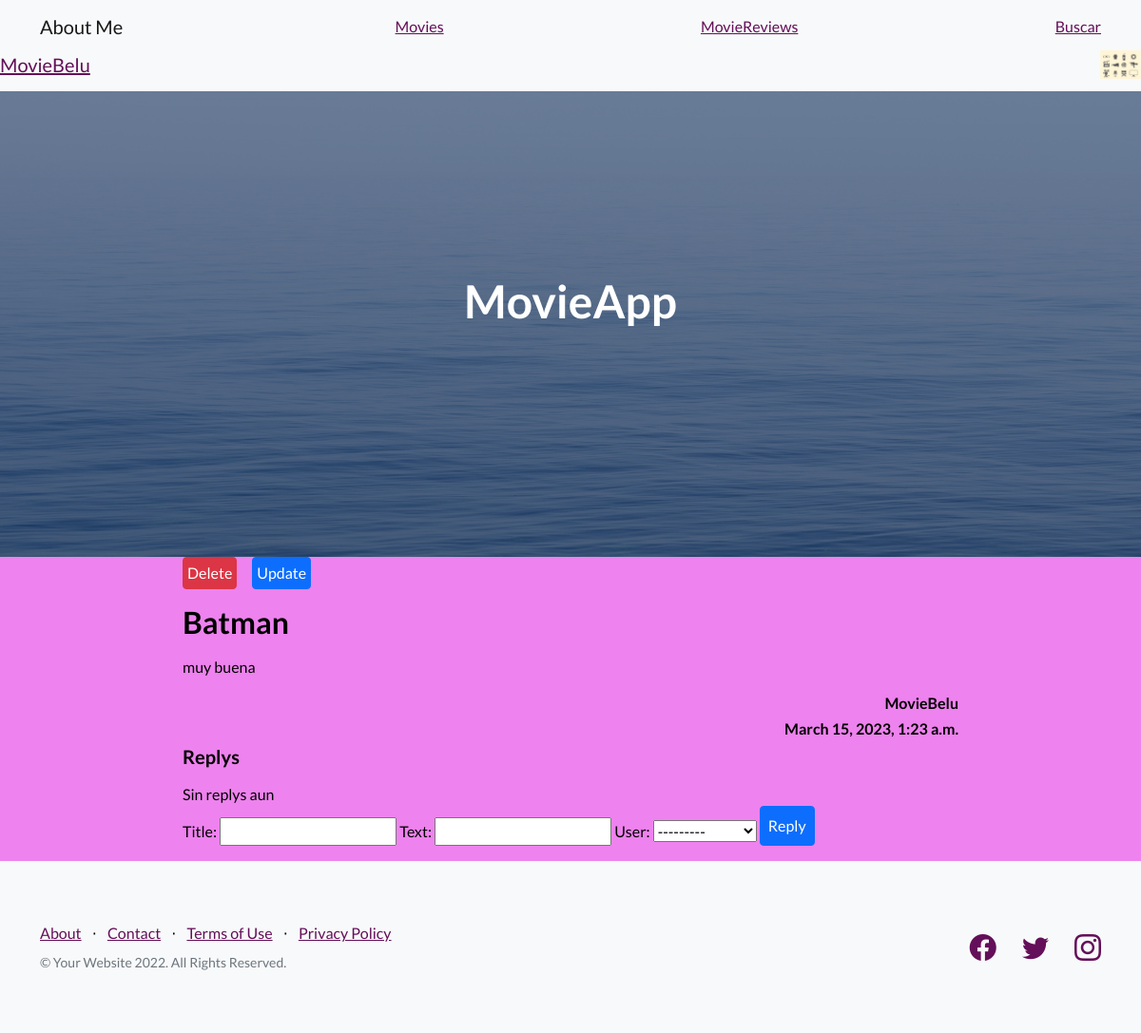
/detail_reviews/3 (signed in), run on the app's committed database.
### AppCoder/models.py (models this page shows, shortened)
class Avatar(models.Model):
    user = models.OneToOneField(UserAuth, on_delete= models.CASCADE)
    image = models.ImageField(upload_to='avatars', null=True, blank=True)

class Review(models.Model):
    title =  models.CharField(max_length=40)
    text = models.CharField(max_length=500)
    user =models.ForeignKey(UserAuth,on_delete=models.CASCADE)
    date = models.DateTimeField(auto_now_add=True)

### AppCoder/views.py (the view)
# urls.py: path('detail_reviews/<pk>', views.detail_reviews, name='detail_reviews'),
def detail_reviews(request, pk):
    review = Review.objects.get(id=pk)
    user = User.objects.get(username=request.user.username)
    if request.method == 'POST':
        newReply = AddReply(request.POST)
        if newReply.is_valid():
            data = newReply.cleaned_data
            new_rev = Reply(
                text=data['text'],
                title=data['title'],
                user=user,
                review=review)
            new_rev.save()
            return redirect(f'/revdetail/{review.id}')
    else:
        newReply = AddReply()
    all_reviews = Review.objects.filter(id=user.id)
    rev = len(all_reviews) > 0
    rev_context = {'all': all_reviews, 'rev': rev}
    all_reply = Reply.objects.filter(review_id=review)
    context = {'review': review, 'req': str(request.user),
               'replys': rev_context,
               'AddReply': AddReply(),
               'all_reply': all_reply}
    return render(request, 'revdetail.html', context)

### AppCoder/forms.py
class AddReply(ModelForm):
    class Meta:
        model = Review
        fields =   '__all__'
        widgets ={
            'review': forms.Textarea(attrs={'class': 'form-control','placeholder': 'Dejar MovieReview' }),
        }

### AppCoder/templates/revdetail.html (shortened to what this page needs)
{% extends 'index.html'%}  {% block main_content %}
<div class="row justify-content-center" style="width: 70%; margin: auto">
  {% if user.is_authenticated and req == review.user.username %}
  <div class="d-flex">
    <a
      href="{% url 'delete_review' review.id %}"
      type="button"
      class="btn btn-danger p-1 mb-3 me-3"
      >Delete</a
    >
    <a
      href="{% url 'update_review' review.id %}"
      type="button"
      class="btn btn-primary p-1 mb-3"
      >Update</a
    >
  </div>
  {% endif%}
  <article style="margin-bottom: 3rem col-md-12 col-sm-12">
    <h2>{{review.title}}</h2>
    <p class="mt-3">{{review.text | safe}}</p>
    <h6 class="text-end"> {{review.user}}</h6>
    <h6 class="text-end"> {{review.date}}</h6>
  </article>
  <section class="col-md-12">
    <h5 class="mb-3">Replys</h5>
    {% if all_reply %}
    <ul class="p-0">
      {% for all_reply in all_reply %}
      <li>
        <article class="mt-3">
          <span
            class="gradient rounded px-2"
            style="font-size: 1.2rem; margin-top: 1rem"
            >{{all_reply.title}}</span
          >
          <span
          class="gradient rounded px-2"
          style="font-size: 1.2rem; margin-top: 1rem"
          >{{all_reply.text}}</span
        >
          <span
            class="gradient rounded px-2"
            style="font-size: 1.2rem; margin-top: 1rem"
            >De:{{all_reply.user}}</span
          >
          <p class="comment-bg rounded my-1">{{all_reply.all_reply}}</p>
          {% if user.is_authenticated and req == all_reply.user.username %}
          <a
            href="{% url 'delete-reply' all_reply.id %}"
            class="btn btn-danger py-1 my-1"
            style="font-size: 0.8rem"
            >Delete</a
          >
          {% endif %}
        </article>
        <p class="text-muted" style="font-size: 12px">{{all_reply.date}}</p>
      </li>
      {% endfor %}
    </ul>
    {% else %}
    <span class="mb-3">Sin replys aun</span>
    {% endif %}
  </section>
  {% if user.is_authenticated %}
    <form  action="{% url 'detail_reviews' review.id %}" method="POST">
      {{ AddReply.as_table }}
      <input class="btn btn-primary mb-3 p-2" type="submit" value="Reply" />
    </form>
</div>
{% endif %}
  {% endblock %}

### AppCoder/templates/index.html (shortened to what this page needs)
<!DOCTYPE html>
<html lang="en">
    <head>
        {% load static %}
        <link href="https://cdn.jsdelivr.net/npm/bootstrap-icons@1.5.0/font/bootstrap-icons.css" rel="stylesheet" type="text/css" />
        <link href="{% static 'css/styles.css' %}" rel="stylesheet" />
    </head>
    <body>
        <nav class="navbar navbar-light bg-light static-top">
            <div class="container">
                <a class="navbar-brand" href="/">About Me</a>
                <a href="/add_form">Movies</a>
                <a href="/all_reviews/">MovieReviews</a>
                <a href="/busqueda/">Buscar</a>
            </div>
            {% if user.is_authenticated %}
            <span class="navbar-brand color"><a href="/edit-profile/">{{user.username}}</a></span>
            {% if user.avatar %}
            <img
              src="{{ user.avatar.image.url }}"
              height="30px"
            />
            {% endif %}
            {% else %}
    <a class="btn btn-primary py-1" href="{% url 'login' %}">Login</a>
    {% endif %}
        </nav>
        <header class="masthead">
            <div class="container position-relative">
                <div class="row justify-content-center">
                    <div class="col-xl-6">
                        <div class="text-center text-white">
                            <h1 class="mb-5">MovieApp</h1>
                        </div>
                    </div>
                </div>
            </div>
        </header>
         {% block main_content %}{% endblock %}
        <footer class="footer bg-light">
            <div class="container">
                <div class="row">
                    <div class="col-lg-6 h-100 text-center text-lg-start my-auto">
                        <ul class="list-inline mb-2">
                            <li class="list-inline-item"><a href="#!">About</a></li>
                            <li class="list-inline-item">⋅</li>
                            <li class="list-inline-item"><a href="#!">Contact</a></li>
                            <li class="list-inline-item">⋅</li>
                            <li class="list-inline-item"><a href="#!">Terms of Use</a></li>
                            <li class="list-inline-item">⋅</li>
                            <li class="list-inline-item"><a href="#!">Privacy Policy</a></li>
                        </ul>
                        <p class="text-muted small mb-4 mb-lg-0">&copy; Your Website 2022. All Rights Reserved.</p>
                    </div>
                    <div class="col-lg-6 h-100 text-center text-lg-end my-auto">
                        <ul class="list-inline mb-0">
                            <li class="list-inline-item me-4">
                                <a href="#!"><i class="bi-facebook fs-3"></i></a>
                            </li>
                            <li class="list-inline-item me-4">
                                <a href="#!"><i class="bi-twitter fs-3"></i></a>
                            </li>
                            <li class="list-inline-item">
                                <a href="#!"><i class="bi-instagram fs-3"></i></a>
                            </li>
                        </ul>
                    </div>
                </div>
            </div>
        </footer>
    </body>
</html>

### data on the page
Review: title "Batman", text "muy buena", user "MovieBelu", date "March 15, 2023, 1:23 a.m."

### other printed values
{{ user.username }} "MovieBelu"
